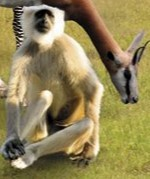
#> input picture avni/i1.jpg, 150 x 179 px
$ python 9.1.py
#> lines starting #> are read from the running program, lines starting #| are printed output that depends on the picture; after the words box and inside, x2 and y2 are one past the last pixel; in counts of white or black regions, pixels touching at a corner belong together
import cv2
import numpy as np
def detect_object(template_path, input_image_path):
#> called with template_path = 'i1.jpg', input_image_path = 'Animals.jpg'
    template = cv2.imread(template_path, 0)
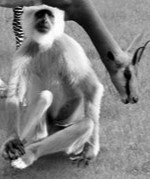
#> template: shape (179, 150); min 0, max 255, mean 131.2
    img = cv2.imread(input_image_path)
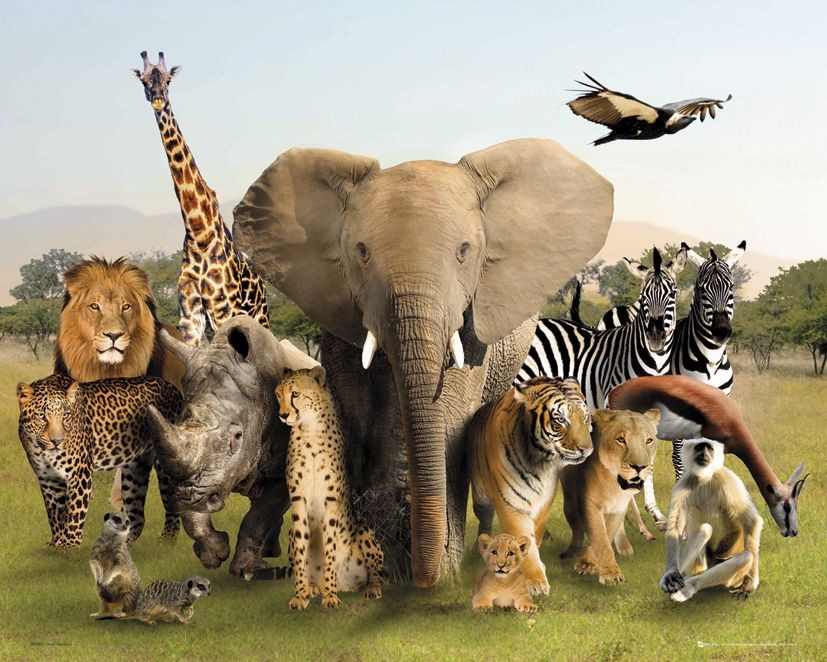
#> input picture avni/Animals.jpg, 827 x 662 px
#> img is the input picture: shape (662, 827, 3); mean B, G, R 122.9, 148.8, 159.6
    gray_img = cv2.cvtColor(img, cv2.COLOR_BGR2GRAY)
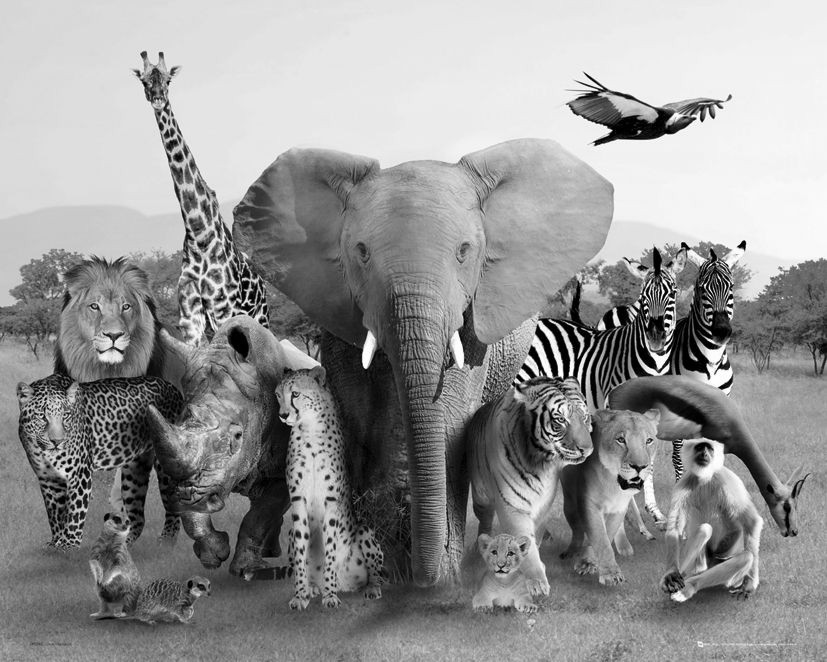
#> gray_img: shape (662, 827); min 0, max 255, mean 149.1
    w, h = template.shape[::-1]
#> w = 150; h = 179
    res = cv2.matchTemplate(gray_img, template, cv2.TM_CCOEFF_NORMED)
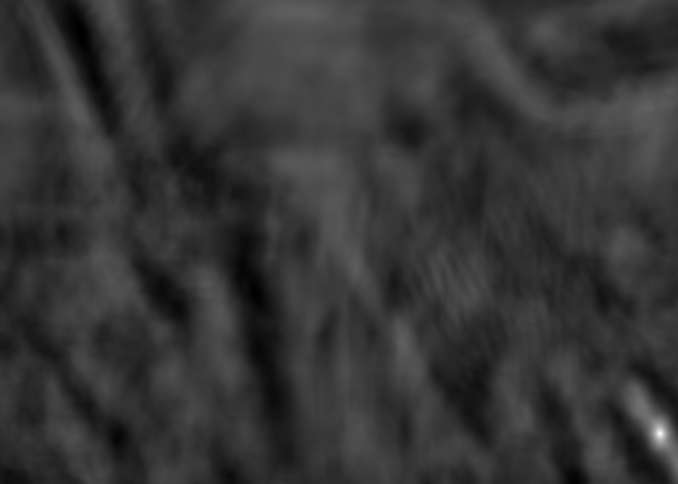
#> res: shape (484, 678) float32; min -0.243, max 0.984, mean 0.0148; drawn with min black and max white
    threshold = 0.8
    loc = np.where(res >= threshold)
#> loc = 26 positions, rows 430 to 436, columns 657 to 662
    for pt in zip(*loc[::-1]):
        cv2.rectangle(img, pt, (pt[0] + w, pt[1] + h), (0, 255, 255), 2)
#> this loop made 26 passes
#> pt on passes 1 to 12: (659, 430), (660, 430), (658, 431), (659, 431), (660, 431), (661, 431), (658, 432), (659, 432), (660, 432), (661, 432), (657, 433), (658, 433)
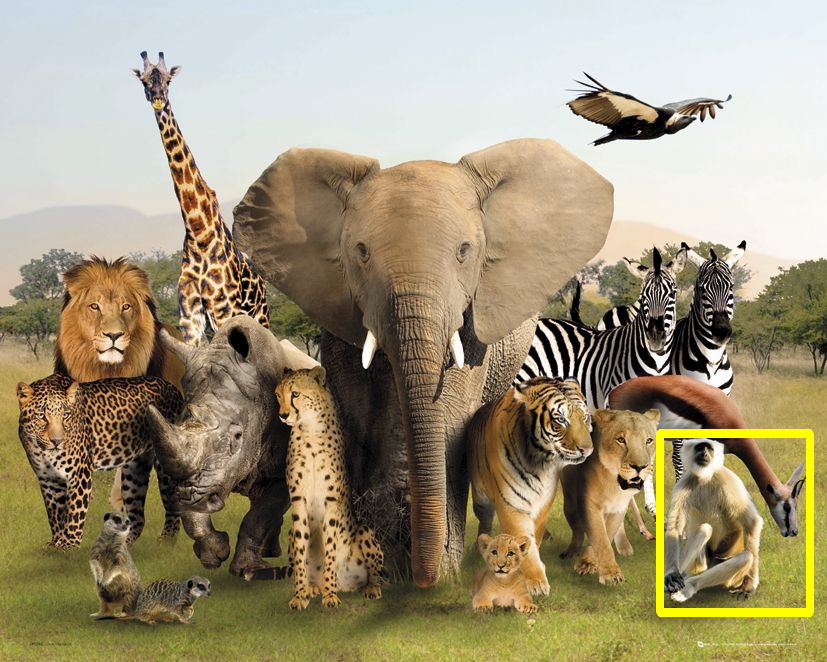
#> img: shape (662, 827, 3); 1.01% of pixels changed, all inside (x1, y1, x2, y2) = (656, 429, 814, 617)
    cv2.imshow('Detected Objects', img)
    cv2.waitKey(0)
    cv2.destroyAllWindows()
template_path = "i1.jpg"
input_image_path = "Animals.jpg"
detect_object(template_path, input_image_path)
